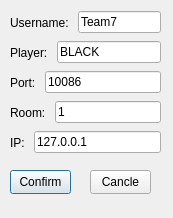
<?xml version="1.0" encoding="UTF-8"?>
<ui version="4.0">
 <class>Login</class>
 <widget class="QDialog" name="Login">
  <property name="geometry">
   <rect>
    <x>0</x>
    <y>0</y>
    <width>173</width>
    <height>218</height>
   </rect>
  </property>
  <property name="windowTitle">
   <string>Dialog</string>
  </property>
  <widget class="QWidget" name="horizontalLayoutWidget">
   <property name="geometry">
    <rect>
     <x>10</x>
     <y>10</y>
     <width>151</width>
     <height>25</height>
    </rect>
   </property>
   <layout class="QHBoxLayout" name="horizontalLayout">
    <item>
     <widget class="QLabel" name="label">
      <property name="text">
       <string>Username: </string>
      </property>
     </widget>
    </item>
    <item>
     <widget class="QLineEdit" name="UsernameEdit">
      <property name="text">
       <string>Team7</string>
      </property>
     </widget>
    </item>
   </layout>
  </widget>
  <widget class="QWidget" name="horizontalLayoutWidget_2">
   <property name="geometry">
    <rect>
     <x>10</x>
     <y>70</y>
     <width>151</width>
     <height>25</height>
    </rect>
   </property>
   <layout class="QHBoxLayout" name="horizontalLayout_2">
    <item>
     <widget class="QLabel" name="label_2">
      <property name="text">
       <string>Port: </string>
      </property>
     </widget>
    </item>
    <item>
     <widget class="QLineEdit" name="PortEdit">
      <property name="text">
       <string>10086</string>
      </property>
     </widget>
    </item>
   </layout>
  </widget>
  <widget class="QWidget" name="horizontalLayoutWidget_3">
   <property name="geometry">
    <rect>
     <x>10</x>
     <y>100</y>
     <width>151</width>
     <height>25</height>
    </rect>
   </property>
   <layout class="QHBoxLayout" name="horizontalLayout_3">
    <item>
     <widget class="QLabel" name="label_3">
      <property name="text">
       <string>Room: </string>
      </property>
     </widget>
    </item>
    <item>
     <widget class="QLineEdit" name="RoomEdit">
      <property name="text">
       <string>1</string>
      </property>
     </widget>
    </item>
   </layout>
  </widget>
  <widget class="QPushButton" name="Confirm">
   <property name="geometry">
    <rect>
     <x>10</x>
     <y>170</y>
     <width>61</width>
     <height>24</height>
    </rect>
   </property>
   <property name="text">
    <string>Confirm</string>
   </property>
  </widget>
  <widget class="QPushButton" name="Cancle">
   <property name="geometry">
    <rect>
     <x>90</x>
     <y>170</y>
     <width>61</width>
     <height>24</height>
    </rect>
   </property>
   <property name="text">
    <string>Cancle</string>
   </property>
  </widget>
  <widget class="QWidget" name="horizontalLayoutWidget_4">
   <property name="geometry">
    <rect>
     <x>10</x>
     <y>40</y>
     <width>151</width>
     <height>25</height>
    </rect>
   </property>
   <layout class="QHBoxLayout" name="horizontalLayout_4">
    <item>
     <widget class="QLabel" name="label_4">
      <property name="text">
       <string>Player: </string>
      </property>
     </widget>
    </item>
    <item>
     <widget class="QLineEdit" name="PlayerEdit">
      <property name="text">
       <string>BLACK</string>
      </property>
     </widget>
    </item>
   </layout>
  </widget>
  <widget class="QWidget" name="horizontalLayoutWidget_5">
   <property name="geometry">
    <rect>
     <x>10</x>
     <y>130</y>
     <width>151</width>
     <height>25</height>
    </rect>
   </property>
   <layout class="QHBoxLayout" name="horizontalLayout_5">
    <item>
     <widget class="QLabel" name="label_5">
      <property name="text">
       <string>IP: </string>
      </property>
     </widget>
    </item>
    <item>
     <widget class="QLineEdit" name="IPEdit">
      <property name="text">
       <string>127.0.0.1</string>
      </property>
     </widget>
    </item>
   </layout>
  </widget>
 </widget>
 <resources/>
 <connections>
  <connection>
   <sender>Cancle</sender>
   <signal>clicked()</signal>
   <receiver>Login</receiver>
   <slot>reject()</slot>
   <hints>
    <hint type="sourcelabel">
     <x>110</x>
     <y>141</y>
    </hint>
    <hint type="destinationlabel">
     <x>90</x>
     <y>87</y>
    </hint>
   </hints>
  </connection>
 </connections>
</ui>
